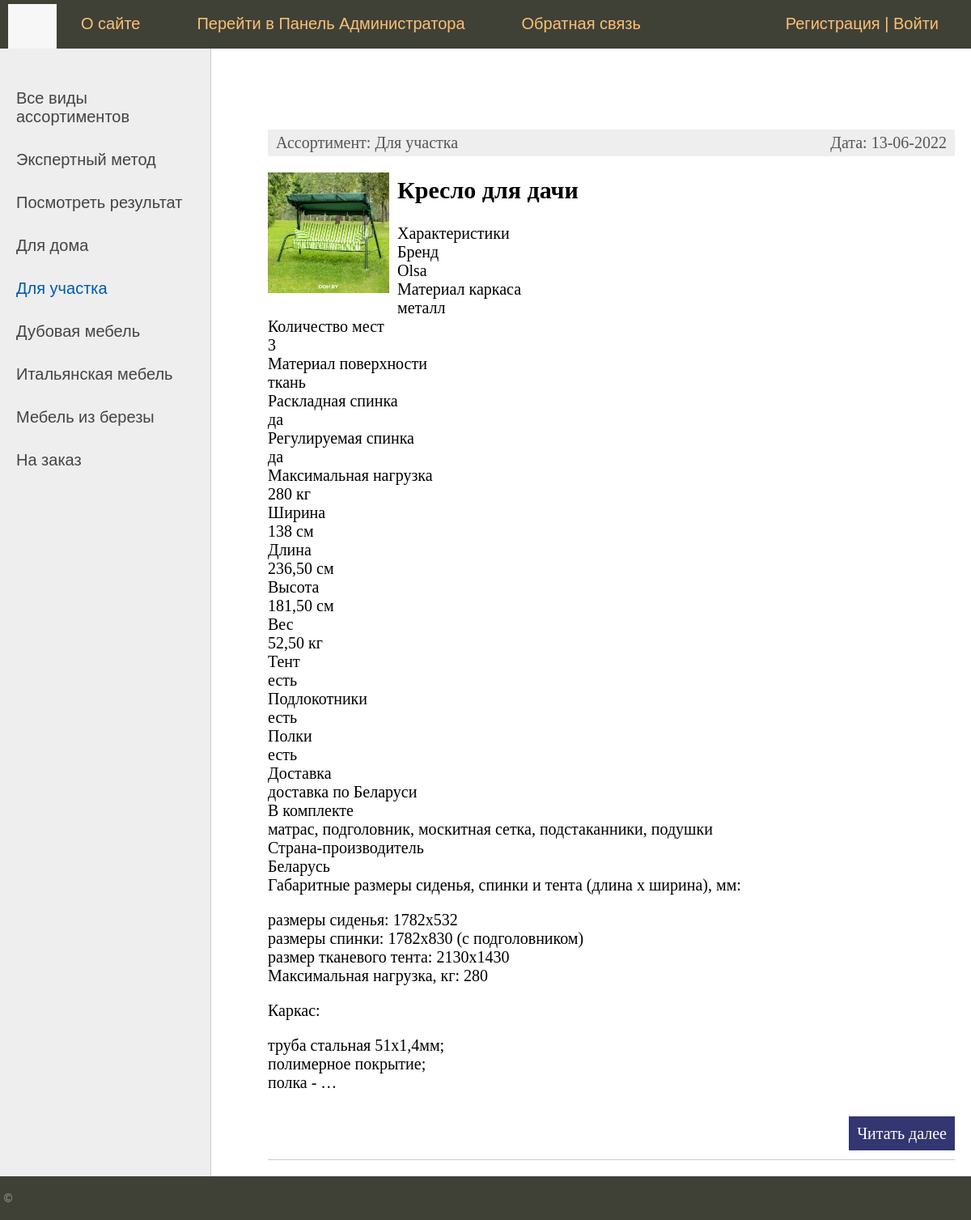
The page /category/dlya-uchastka/ on the database as committed earlier.
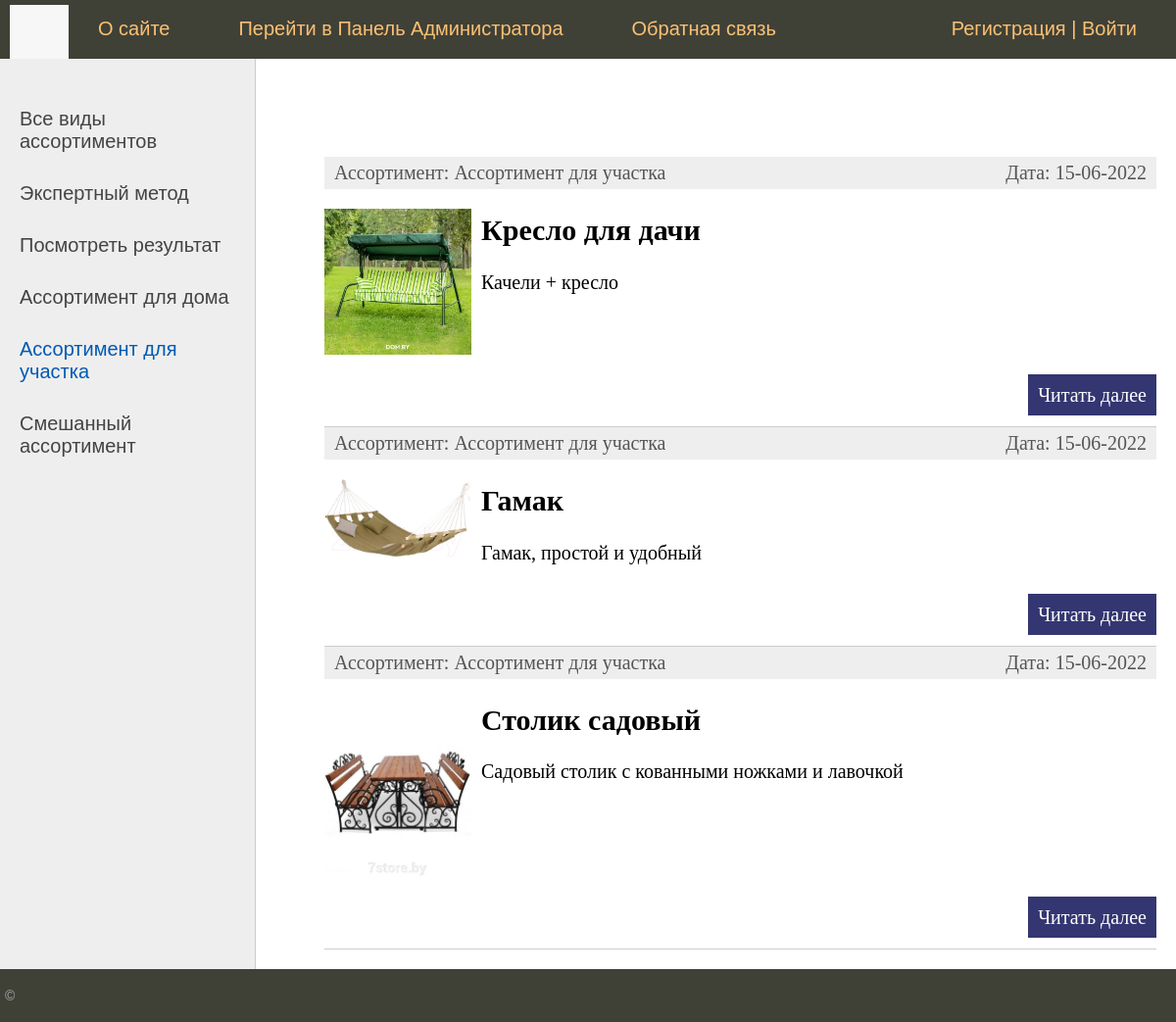
The same page on the database as committed later.
### furniture/models.py (models this page shows, shortened)
class Category(models.Model):
        name = models.CharField(max_length=100, db_index=True, verbose_name='Ассортимент')
        slug = models.SlugField(max_length=255, unique=True, db_index=True, verbose_name="URL")
        def __str__(self):
            return self.name
        def get_absolute_url(self):
            return reverse('category', kwargs={'cat_slug': self.slug})
        class Meta:
            verbose_name ='Ассортимент'
            verbose_name_plural ='Ассортименты'
            ordering=['id']

class Furniture(models.Model):
    title = models.CharField(max_length=255, verbose_name="Название")
    slug = models.SlugField(max_length=255, unique=True, db_index=True, verbose_name="URL")
    content = models.TextField(blank=True, verbose_name="Содержимое")
    photo = models.ImageField(upload_to="photos/%Y/%m/%d", verbose_name= "Фото")
    time_create = models.DateField(auto_now_add=True, verbose_name="Дата создания")
    time_update = models.DateField(auto_now=True,verbose_name="Время редактирования")
    is_published=models.BooleanField(default=True, verbose_name="Публикация")
    cat = models.ForeignKey('Category', on_delete=models.PROTECT,  verbose_name="Принадлежность к ассортименту")
    def get_absolute_url(self):
        return reverse('post', kwargs ={'post_slug': self.slug})
    class Meta:
        verbose_name = 'Мебельная фабрика'
        verbose_name_plural = 'Мебельная фабрика'
        ordering = ['time_create','title']

### furniture/views.py (the view)
# urls.py: path('category/<slug:cat_slug>/',FurnitureCategory.as_view(), name='category'),
class FurnitureCategory(DataMixin,ListView):
    model = Furniture
    template_name = 'furniture/index.html'
    context_object_name = 'posts'
    allow_empty = False
    def get_queryset(self):
        return Furniture.objects.filter(cat__slug=self.kwargs['cat_slug'], is_published=True)
    def get_context_data(self, *, object_list=None, **kwargs):
        context = super().get_context_data(**kwargs)
        c_def = self.get_user_context(title='Ассортимент - ' + str(context['posts'][0].cat),
                                      cat_selected=context['posts'][0].cat_id)
        return dict(list(context.items()) + list(c_def.items()))

### furniture/utils.py (called while the page is built)
        def get_user_context(self, **kwargs):
                context = kwargs
                cats = Category.objects.all()
                cats = Category.objects.annotate(Count('furniture'))
                user_menu = menu.copy()
                if not self.request.user.is_authenticated:
                        user_menu.pop(1)
                context['menu'] = menu
                context['cats'] = cats
                if 'cat_selected' not in context:
                        context['cat_selected'] = 0
                return context

### furniture/templates/furniture/index.html (shortened to what this page needs)
{% extends 'Furniture/base.html' %}
{% block content %}
<ul class="list-articles">
	{% for p in object_list %}
			<li><div class="article-panel">
	<p class="first">Ассортимент: {{p.cat}}</p>
	<p class="last">Дата: {{p.time_update|date:"d-m-Y"}}</p>
</div>
{% if p.photo %}
	<p><img class="img-article-left thumb" src="{{p.photo.url}}"></p>
{% endif %}
				<h2>{{p.title}}</h2>
	{% autoescape on %}
	{{p.content|linebreaks|truncatewords:50}}
	{% endautoescape %}
			<p class="link-read-post"><a href="{{ p.get_absolute_url }}">Читать далее</a></p>
			</li>
	{% endfor %}
</ul>
{% endblock %}

### furniture/templates/furniture/base.html (shortened to what this page needs)
{% load static %}
{% load furniture_tags %}
<!DOCTYPE html>
<html>
<head>
	<link type="text/css" href="{% static 'Furniture/css/style.css' %}" rel="stylesheet" />
</head>
<body>
<table class="table-page" border=0 cellpadding="0" cellspacing="0">
<tr><td valign=top>
{% block mainmenu %}
		<div class="header">
			<ul id="mainmenu" class="mainmenu">
			<li class="logo"><a href="{% url 'home' %}"><div class="logo"></div></a></li>
{% for m in menu %}
			<li><a href="{% url m.url_name %}">{{m.title}}</a></li>
{% endfor %}
				{% if request.user.is_authenticated %}
				<li class="last"> {{user.username}} | <a href="{% url 'logout' %}">Выйти</a></li>
				{% else %}
				<li class="last"><a href="{% url 'register' %}">Регистрация</a> | <a href="{% url 'login' %}">Войти</a></li>
				{% endif %}
			</ul>
		</div>
{% endblock mainmenu %}
<table class="table-content" border=0 cellpadding="0" cellspacing="0">
<tr>
	<td valign="top" class="left-chapters">
	<ul id="leftchapters">
{% if cat_selected == 0 %}
		<li class="selected">Все виды ассортиментов</li>
{% else %}
		<li><a href="{% url 'home' %}">Все виды ассортиментов</a></li>
{% endif %}
<li><a href="{% url 'grade' %}">Экспертный метод</a></li> <li><a href="{% url 'mass' %}">Посмотреть результат</a></li>
{% for c in cats %}
{% if c.furniture__count > 0 %}
	{% if c.pk == cat_selected %}
		<li class="selected">{{c.name}}</li>
	{% else %}
		<li><a href="{{ c.get_absolute_url }}">{{c.name}}</a></li>
	{% endif %}
{% endif %}
{% endfor %}
	</ul>
</td>
<td valign="top" class="content">
	<div class="content-text">
{% block content %}
{% endblock %}
	</div>
</td></tr></table>
</td></tr>
<tr><td valign=top>
	<div id="footer">
		<p>&copy</p>
	</div>
</td></tr></table>
</body>
</html>

Rows that differ between the two databases and show on the page:
no longer on this page (row unchanged): Category: name "Дубовая мебель"
no longer on this page (row unchanged): Category: name "Итальянская мебель"
no longer on this page (row unchanged): Category: name "Мебель из березы"
no longer on this page (row unchanged): Category: name "На заказ"
changed Category: name "Для дома" → "Ассортимент для дома"
changed Category: name "Для участка" → "Ассортимент для участка"
added Category: name "Смешанный ассортимент"
changed Furniture "Кресло для дачи": cat "Для участка" → "Ассортимент для участка"; time_update "13-06-2022" → "15-06-2022"; content "Характеристики Бренд Olsa Материал каркаса металл Количество мест 3 Материал поверхности ткань Раскладная спинка да Регулируемая спинка да Максимальная нагрузка 280 кг Ширина 138 см Длина 236,50 см Высота 181,50 см Вес 52,50 кг Тент есть Подлокотники есть Полки есть Доставка доставка по Беларуси В комплекте матрас, подголовник, москитная сетка, подстаканники, подушки Страна-производитель Беларусь Габаритные размеры сиденья, спинки и тента (длина х ширина), мм: размеры сиденья: 1782х532 размеры спинки: 1782х830 (с подголовником) размер тканевого тента: 2130х1430 Максимальная нагрузка, кг: 280 Каркас: труба стальная 51х1,4мм; полимерное покрытие; полка - …" → "Качели + кресло"
added Furniture: cat "Ассортимент для участка", time_update "15-06-2022", photo (picture), title "Гамак", content "Гамак, простой и удобный"
added Furniture: cat "Ассортимент для участка", time_update "15-06-2022", photo (picture), title "Столик садовый", content "Садовый столик с кованными ножками и лавочкой"
